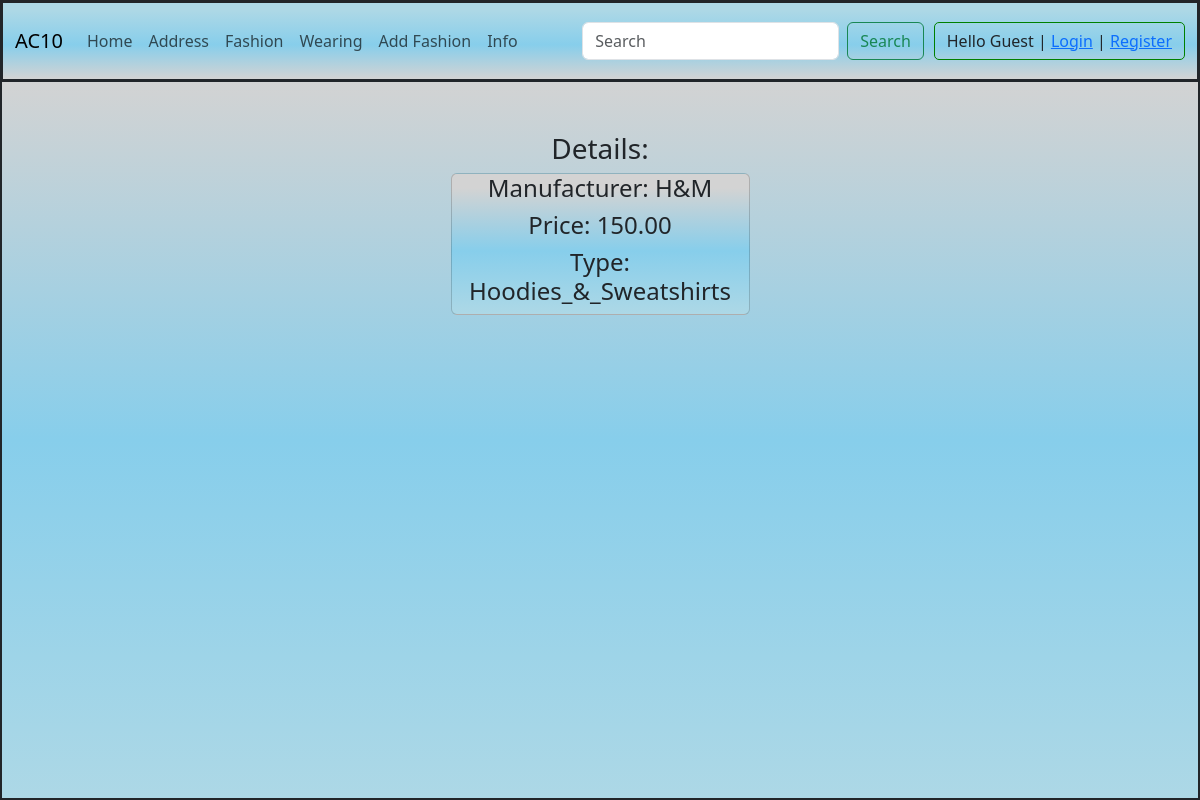
The page /clothing/details/3 on the database its author committed.
### clothing/models.py (models this page shows, shortened)
class ClothingModel(Model):
    manufacturer = CharField(max_length = 50, validators=[MinLengthValidator(2), MaxLengthValidator(100)])
    price = DecimalField(max_digits = 5, decimal_places = 2, validators=[MinValueValidator(0, "Price can't be negative."), MaxValueValidator(1000)])
    type = ForeignKey(TypeModel, on_delete = RESTRICT)
    class Meta:
        db_table = "clothing"

class TypeModel(Model):
    name = CharField(max_length = 50)
    class Meta:
        db_table = "type"

### clothing/views.py (the view)
# urls.py: path("details/<int:id>", views.details, name="details"),
def details(request, id):
    try:
        cloth = ClothingModel.objects.get(pk = id) #pk Primary key
        context = { "clothing": cloth }
        return render(request, "details.html", context)
    except ClothingModel.DoesNotExist:
        raise Http404()

### clothing/templates/details.html (shortened to what this page needs)
{% extends "layout.html" %}
{% block content %}
<h3 class="spacing">Details:</h3>
<div class="card w-25 mx-auto">
    <h4>Manufacturer: {{clothing.manufacturer}}</h4>
    <h4>Price: {{clothing.price}}</h4>
    <h4>Type: {{clothing.type.name}}</h4>
</div>
{% endblock content %}

### static/css/style.css (style rules this page uses)
html, body { margin: 0; height: 100%; text-align: center; background-image: linear-gradient(lightgrey 10%, skyblue, lightblue); }
.card { background-image: linear-gradient(lightgrey 10%, skyblue, lightblue); }
.spacing { margin-top: 50px; }

### rows shown on the page
ClothingModel: manufacturer "H&M", price "150.00", type.name "Hoodies_&_Sweatshirts"
